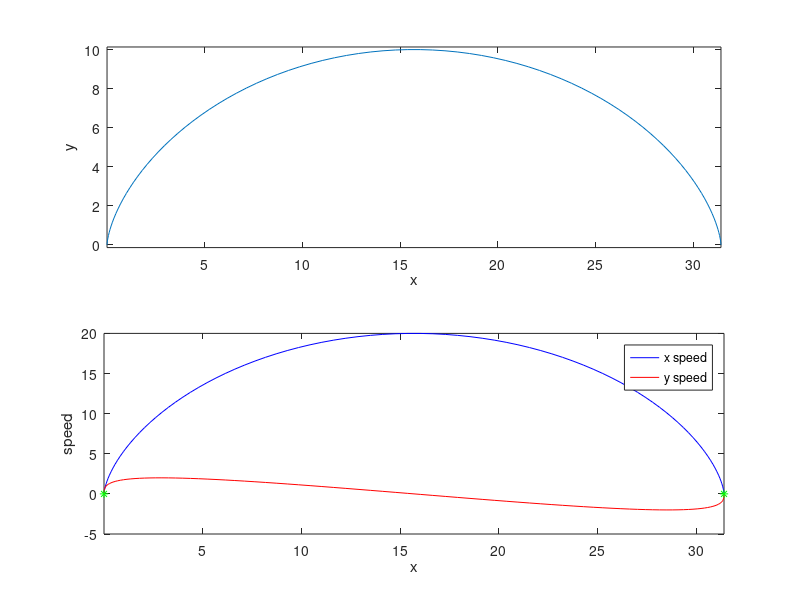

The MATLAB script that drew this image:
% CICLOIDE ???
%
% Miguel Ruiz

clear all
close all
clc

R = 5;
w = 2;

theta = linspace(0,2*pi, 100);

x = R*(theta-sin(theta));
y = R*(1-cos(theta));

t = linspace(0,2*pi/w, 100);

vx = R*w*(1-cos(theta));
vy = w*sin(theta);

nul = y == 0;

figure()
box

f(1) = subplot(2,1,1);
box
hold on
axis equal
plot(x,y);
xlabel('x');
ylabel('y');

f(2) = subplot(2,1,2);
hold on
box
plot(x, vx, 'b');
plot(x, vy, 'r');
plot(x(nul), y(nul), '*g');
xlabel('x');
ylabel('speed');
legend('x speed', 'y speed');

linkaxes(f, 'x');